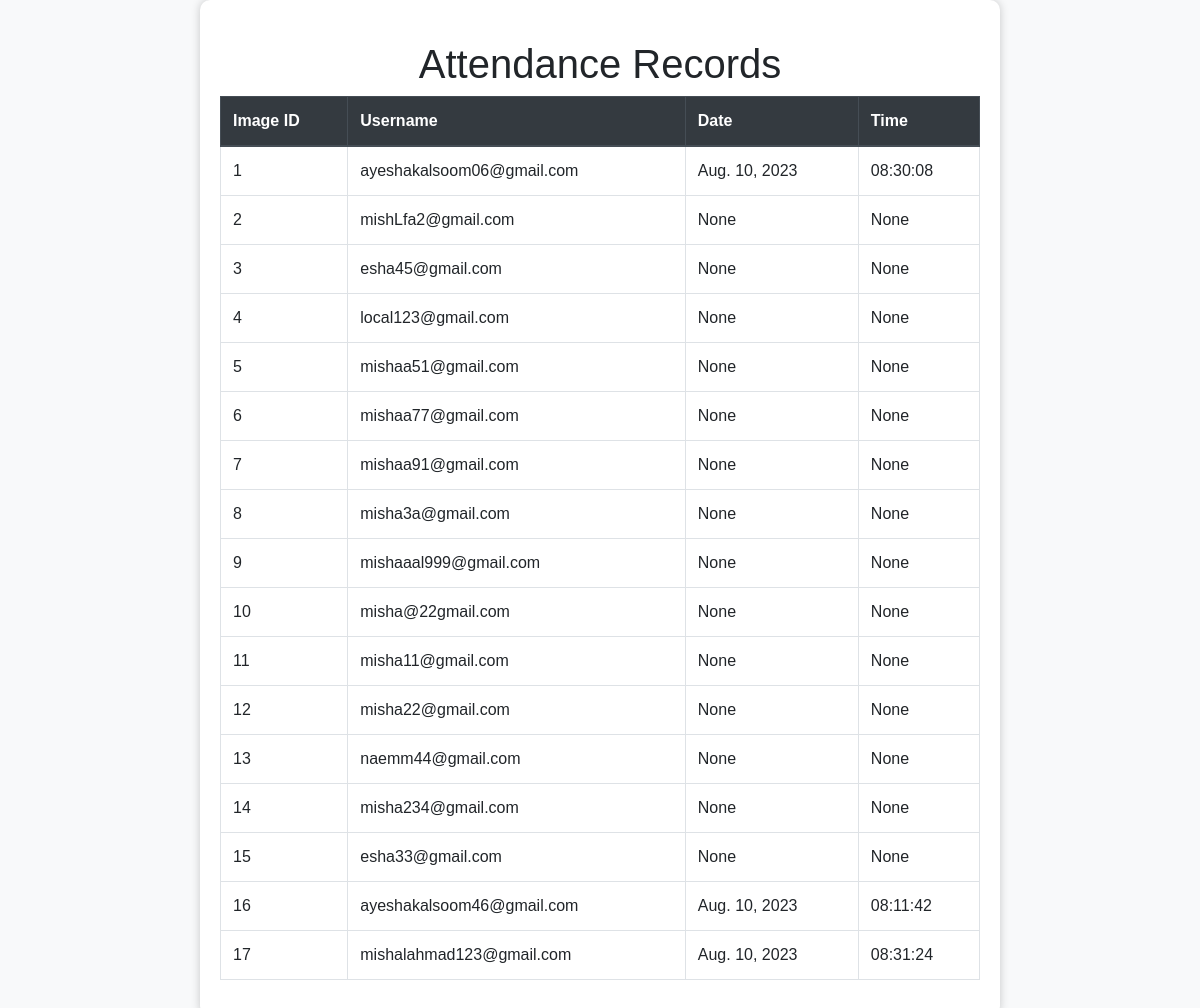
Page /view_attendance/ on the committed database.
### members/models.py (models this page shows, shortened)
class Student(models.Model):
    user = models.ForeignKey(User, on_delete=models.CASCADE)
    first_name = models.CharField(max_length=20)
    last_name = models.CharField(max_length=20)
    phone = models.CharField(max_length=10)
    gender = models.CharField(max_length=10)
    type = models.CharField(max_length=15)
    department = models.CharField(max_length=100, default='No department')
    semester = models.IntegerField()
    roll_no = models.CharField(max_length=100)
    image = models.ImageField(upload_to='db_facerecog/training_video/')
    registration_date = models.DateTimeField(auto_now_add=True)
    updated_at = models.DateTimeField(auto_now=True)

### members/views.py (the view, shortened to what this page needs)
# urls.py: path('view_attendance/', views.view_attendance, name='view_attendance'),
def view_attendance(request):
    students_with_images = Student.objects.filter(image__isnull=False).select_related('user')
    attendances = Attendance.objects.filter(
        student=OuterRef('pk')
    ).order_by('-date', '-time')
    latest_attendances = Student.objects.annotate(
        latest_attendance_date=Subquery(attendances.values('date')[:1]),
        latest_attendance_time=Subquery(attendances.values('time')[:1]),
    ).filter(id__in=[student.id for student in students_with_images])
    students_without_attendance = Student.objects.exclude(id__in=latest_attendances.values_list('id', flat=True))
    return render(request, 'attendance.html', {'attendances': latest_attendances})

### members/templates/attendance.html (shortened to what this page needs)
<!DOCTYPE html>
<html lang="en">
<head>
    <link rel="stylesheet" href="https://stackpath.bootstrapcdn.com/bootstrap/4.5.2/css/bootstrap.min.css">
</head>
<body>
    <div class="container table-container">
        <h1>Attendance Records</h1>
        <table class="table table-bordered">
            <thead class="thead-dark">
                <tr>
                    <th>Image ID</th>
                    <th>Username</th>
                    <th>Date</th>
                    <th>Time</th>
                </tr>
            </thead>
            <tbody>
                {% for attendance in attendances %}
                    <tr>
                        <td>{{ attendance.id }}</td>
                        <td>{{ attendance.user.username }}</td>
                        <td>{{ attendance.latest_attendance_date }}</td>
                        <td>{{ attendance.latest_attendance_time }}</td>
                    </tr>
                {% endfor %}
            </tbody>
        </table>
    </div>
</body>
</html>

### members/templates/attendance.html (style rules this page uses)
body { font-family: Arial, sans-serif; background-color: #f8f9fa; }
h1, h2 { text-align: center; margin-top: 20px; }
.table-container { max-width: 800px; margin: 0 auto; padding: 20px; background-color: #fff; border-radius: 10px; box-shadow: 0px 0px 10px rgba(0, 0, 0, 0.2); }

### rows in the picture
Student: id "1", user.username "ayeshakalsoom06@gmail.com", latest_attendance_date "Aug. 10, 2023", latest_attendance_time "08:30:08"
Student: id "2", user.username "mishLfa2@gmail.com", latest_attendance_date "None", latest_attendance_time "None"
Student: id "3", user.username "esha45@gmail.com", latest_attendance_date "None", latest_attendance_time "None"
Student: id "4", user.username "local123@gmail.com", latest_attendance_date "None", latest_attendance_time "None"
Student: id "5", user.username "mishaa51@gmail.com", latest_attendance_date "None", latest_attendance_time "None"
Student: id "6", user.username "mishaa77@gmail.com", latest_attendance_date "None", latest_attendance_time "None"
Student: id "7", user.username "mishaa91@gmail.com", latest_attendance_date "None", latest_attendance_time "None"
Student: id "8", user.username "misha3a@gmail.com", latest_attendance_date "None", latest_attendance_time "None"
Student: id "9", user.username "mishaaal999@gmail.com", latest_attendance_date "None", latest_attendance_time "None"
Student: id "10", user.username "misha@22gmail.com", latest_attendance_date "None", latest_attendance_time "None"
Student: id "11", user.username "misha11@gmail.com", latest_attendance_date "None", latest_attendance_time "None"
Student: id "12", user.username "misha22@gmail.com", latest_attendance_date "None", latest_attendance_time "None"
Student: id "13", user.username "naemm44@gmail.com", latest_attendance_date "None", latest_attendance_time "None"
Student: id "14", user.username "misha234@gmail.com", latest_attendance_date "None", latest_attendance_time "None"
Student: id "15", user.username "esha33@gmail.com", latest_attendance_date "None", latest_attendance_time "None"
Student: id "16", user.username "ayeshakalsoom46@gmail.com", latest_attendance_date "Aug. 10, 2023", latest_attendance_time "08:11:42"
Student: id "17", user.username "mishalahmad123@gmail.com", latest_attendance_date "Aug. 10, 2023", latest_attendance_time "08:31:24"
